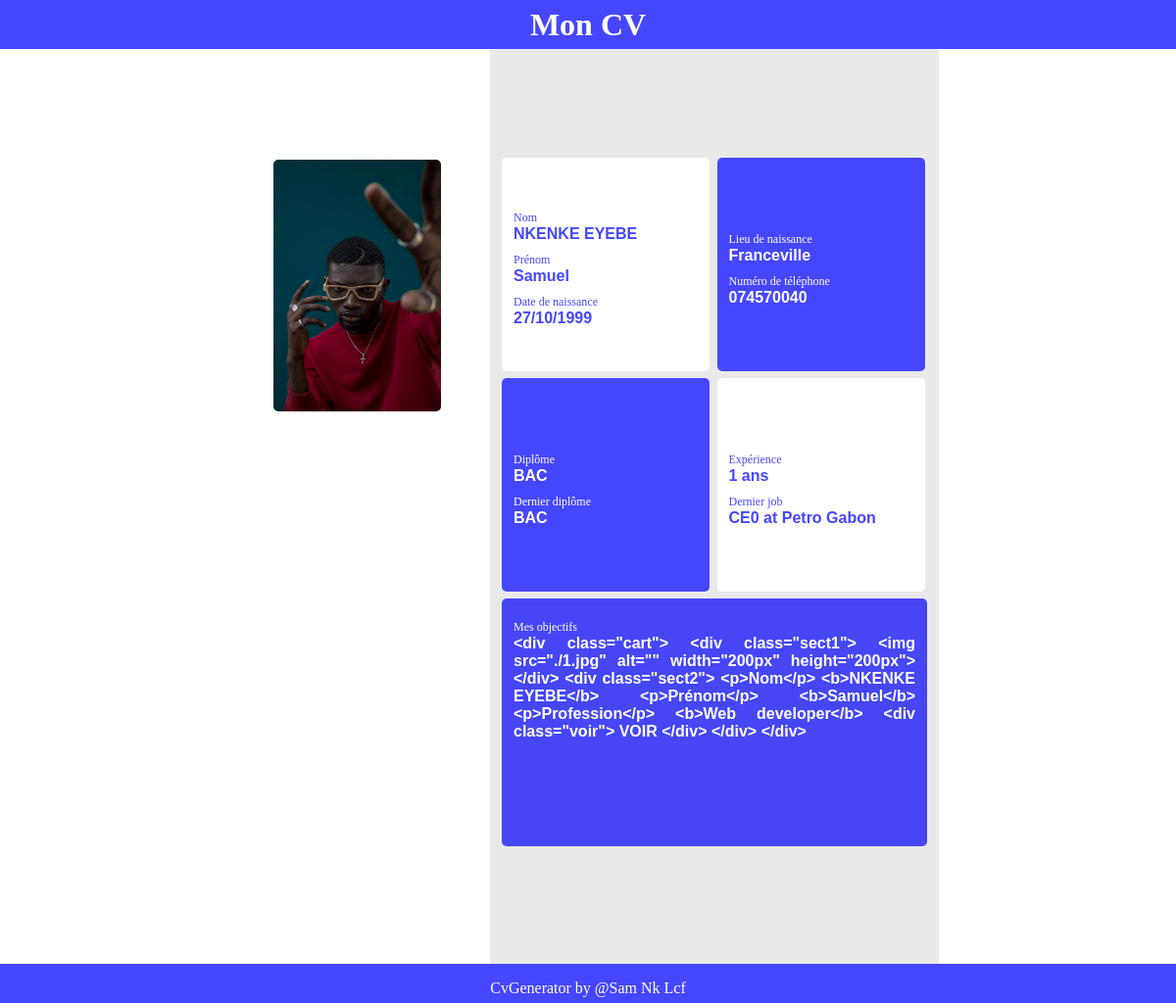
Screenshot of /voir/7/ (signed in) with the database file from the repository.
### cv/models.py (models this page shows, shortened)
class cv(models.Model):
    nom = models.CharField(max_length=120)
    prenom = models.CharField(max_length=120)
    date_de_naissance = models.CharField(max_length=120)
    lieu_de_naissance = models.CharField(max_length=120)
    numero_telephone = models.CharField(max_length=120)
    adresse = models.CharField(max_length=120)
    dipomes = models.CharField(max_length=120)
    last_diplome = models.CharField(max_length=120)
    qualification = models.CharField(max_length=120)
    experience = models.PositiveIntegerField(null=True)
    last_job = models.CharField(max_length=120)
    biograpy = models.TextField(max_length=400)
    date = models.DateTimeField(auto_now_add=True,
                                verbose_name='date de création')
    photo = models.ImageField(blank=True, upload_to='photo')
    user = models.ForeignKey(User, on_delete=models.CASCADE)

### cv/views.py (the view)
# urls.py: path('voir/<int:pk>/', voir.as_view(), name='voir'),
class voir(LoginRequiredMixin, DetailView):
    context_object_name = 'cv'
    model = cv
    template_name = 'cv/voir.html'

### cv/templates/cv/voir.html (shortened to what this page needs)
<!DOCTYPE html>
<html lang="fr">
<head>
    {% load static %}
    <link rel="stylesheet" href="{% static 'cv/index.css' %}">
</head>
<body>
    <header>
        <h1 style="cursor: pointer;">Mon CV</h1>
    </header>
    <main class="main">
            <div class="section1">
                <img src="{{ cv.photo.url }}" alt="Phto" width="171">
            </div>
            <div class="section2">
                <div class="part1">
                    <p>Nom</p>
                    <b>{{ cv.nom }}</b>
                    <p>Prénom</p>
                    <b>{{ cv.prenom }}</b>
                    <p>Date de naissance</p>
                    <b>{{ cv.date_de_naissance }}</b>
                </div>
                <div class="part2">
                    <p>Lieu de naissance</p>
                    <b>{{ cv.lieu_de_naissance }}</b>
                    <p>Numéro de téléphone</p>
                    <b>{{ cv.numero_telephone }}</b>
                </div>
                <div class="part3">
                    <p>Diplôme</p>
                    <b>{{ cv.dipomes }}</b>
                    <p>Dernier diplôme</p>
                    <b>{{ cv.last_diplome }}</b>
                </div>
                <div class="part4">
                    <p>Expérience</p>
                    <b>{{ cv.experience }} ans</b>
                    <p>Dernier job</p>
                    <b>{{ cv.last_job }}</b>
                </div>
                <section class="part5" style="background-color: rgb(70, 70, 245); width: 434px;height: 253px;">
                    <p>Mes objectifs</p>
                    <article class="bio">
                        <b>{{ cv.biograpy }}</b>
                    </article>
                </section>
            </div>
    </main>
    <footer>
        <p>CvGenerator by @Sam Nk Lcf</p>
    </footer>
</body>
</html>

### cv/static/cv/index.css (style rules this page uses)
* { padding: 0; margin: 0; box-sizing: border-box; }
body { width: 730px; margin: 0 auto; }
.main { display: flex; height: 1024px; position: relative; }
.main .section1 { width: 258px; background-color: white; display: flex; flex-direction: column; align-items: center; padding-top: 163px; }
.main .section1 img { border-radius: 5px; }
.main .section2 { display: grid; grid-template-areas: "part1 part1 part2 part2" "part3 part3 part4 part4" "part5 part5 part5 part5"; grid-gap: 5px; place-content: center; margin-left: 7px; background-color: rgb(233, 233, 233); padding: 12px; text-align: center; position: relative; }
.main .section2 div { width: 212px; height: 218px; border-radius: 5px; margin-bottom: 2px; display: flex; flex-direction: column; justify-content: center; padding-left: 12px; text-align: left; }
.main .section2 div p, .main .section2 section p { font-size: 12px; }
.main .section2 div b { font-family: sans-serif; }
.main .section2 .part1 { grid-area: part1; background-color: white; color: rgb(70, 70, 275); }
.main .section2 .part2 { grid-area: part2; background-color: rgb(70, 70, 275); color: white; }
.main .section2 .part3 { grid-area: part3; background-color: rgb(70, 70, 275); color: white; }
.main .section2 .part4 { grid-area: part4; background-color: white; color: rgb(70, 70, 275); }
.main .section2 .part5 { grid-area: part5; padding-left: 12px; padding-top: 12px; border-radius: 5px; color: white; text-align: left; }
.part5 .bio { text-align: justify; padding-right: 12px; font-family: sans-serif; }
footer { background-color: rgb(70, 70, 275); height: 5vh; width: 100%; color: white; display: grid; place-content: center; position: fixed; bottom: 0; right: 0; left: 0; z-index: 10; }
header { color: white; height: 50px; background-color: rgb(70, 70, 275); display: grid; place-content: center; position: fixed; top: 0; right: 0; left: 0; z-index: 10; }

### cv/templates/cv/voir.html (style rules this page uses)
p { margin-top: 10px; }

### rows the page displays
cv: photo (picture), nom "NKENKE EYEBE", prenom "Samuel", date_de_naissance "27/10/1999", lieu_de_naissance "Franceville", numero_telephone "074570040", dipomes "BAC", last_diplome "BAC", experience "1", last_job "CE0 at Petro Gabon", biograpy "<div class=\"cart\"> <div class=\"sect1\"> <img src=\"./1.jpg\" alt=\"\" width=\"200px\" height=\"200px\"> </div> <div class=\"sect2\"> <p>Nom</p> <b>NKENKE EYEBE</b> <p>Prénom</p> <b>Samuel</b> <p>Profession</p> <b>Web developer</b> <div class=\"voir\"> VOIR </div> </div> </div>"
